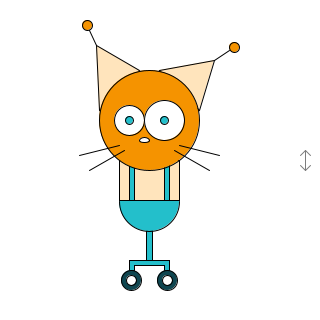
Frame 1 (no input)
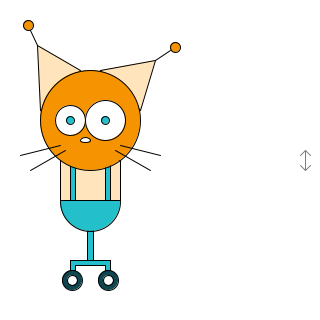
Frame 60 (the mouse pressed at the canvas centre just before this capture)
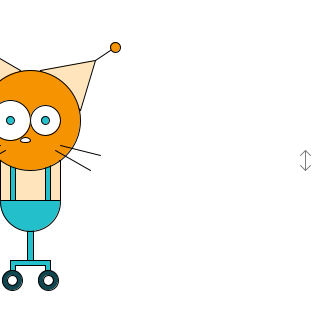
Frame 120 (the mouse held since frame 60 and released just before this capture)

The Processing sketch that drew these frames (run headless with seeded random() and noise(); from frame 60 on, the mouse is pressed at the canvas centre):

// Processing sketch: processing_55887
// ── processing_55887.pde

int x;
int eye1;
int eye2;

void setup() {
  size(320, 320);
  background(255);
  smooth();
  x = 0;
  eye1 = 30;
  eye2 = 40;
}

void draw() {
  if (mouseY > 160 && x < 240) {
    x++;
  }
  if (mouseY <= 160 && x > -241) {
    x--;
  }
  if (mousePressed) {
    eye1 = 40;
    eye2 = 30;
  } else {
    eye1 = 30;
    eye2 = 40;
  }
    
  background(255);
  
  //directions
  stroke(125);
  line(300, 155, 305, 150);
  line(305, 150, 310, 155);
  line(305, 150, 305, 170);
  line(300, 165, 305, 170);
  line(305, 170, 310, 165);
  
  //body
  stroke(0);
  fill(255, 228, 188);
  rect(x + 120, 160, 60, 40);
  
  fill(35, 191, 203);
  rect(x + 130, 160, 5, 40);
  rect(x + 165, 160, 5, 40);
  
  //ears
  fill(255, 228, 188);
  triangle(x + 160, 70, x + 215, 60, x + 200, 110);
  triangle(x + 140, 70, x + 97, 45, x + 100, 110);
  
  //antennae
  fill(245, 147, 0);
  line(x + 215, 60, x + 230, 50);
  line(x + 97, 45, x + 90, 30);
  
  ellipse(x + 235, 47, 10, 10);
  ellipse(x + 88, 25, 10, 10);
  
  //face
  fill(245, 147, 0);
  ellipse(x + 150, 120, 100, 100);
  
  //eyes
  fill(255);
  ellipse(x + 130, 120, eye1, eye1);
  ellipse(x + 165, 120, eye2, eye2);
  
  fill(35, 191, 203);
  ellipse(x + 130, 120, 8, 8);
  ellipse(x + 165, 120, 8, 8);
  
  //nose
  fill(255);
  ellipse(x + 145, 140, 10, 5);
  
  //whiskers
  line(x + 120, 145, x + 80, 155);
  line(x + 125, 150, x + 90, 170);
  line(x + 180, 145, x + 220, 155);
  line(x + 175, 150, x + 210, 170);
  
  //bottom
  //fill(45, 110, 120);
  fill(35, 191, 203);
  rect(x + 147, 230, 6, 30);
  arc(x + 150, 201, 60, 60, 0, PI);
  
  beginShape();
  vertex(x + 130, 260);
  vertex(x + 170, 260);
  vertex(x + 170, 270);
  vertex(x + 165, 270);
  vertex(x + 165, 265);
  vertex(x + 135, 265);
  vertex(x + 135, 270);
  vertex(x + 130, 270);
  endShape(CLOSE);
  
  //wheels
  fill(15, 70, 80);
  ellipse(x + 132, 280, 20, 20);
  ellipse(x + 168, 280, 20, 20);
  fill(255);
  ellipse(x + 132, 280, 10, 10);
  ellipse(x + 168, 280, 10, 10);
}
